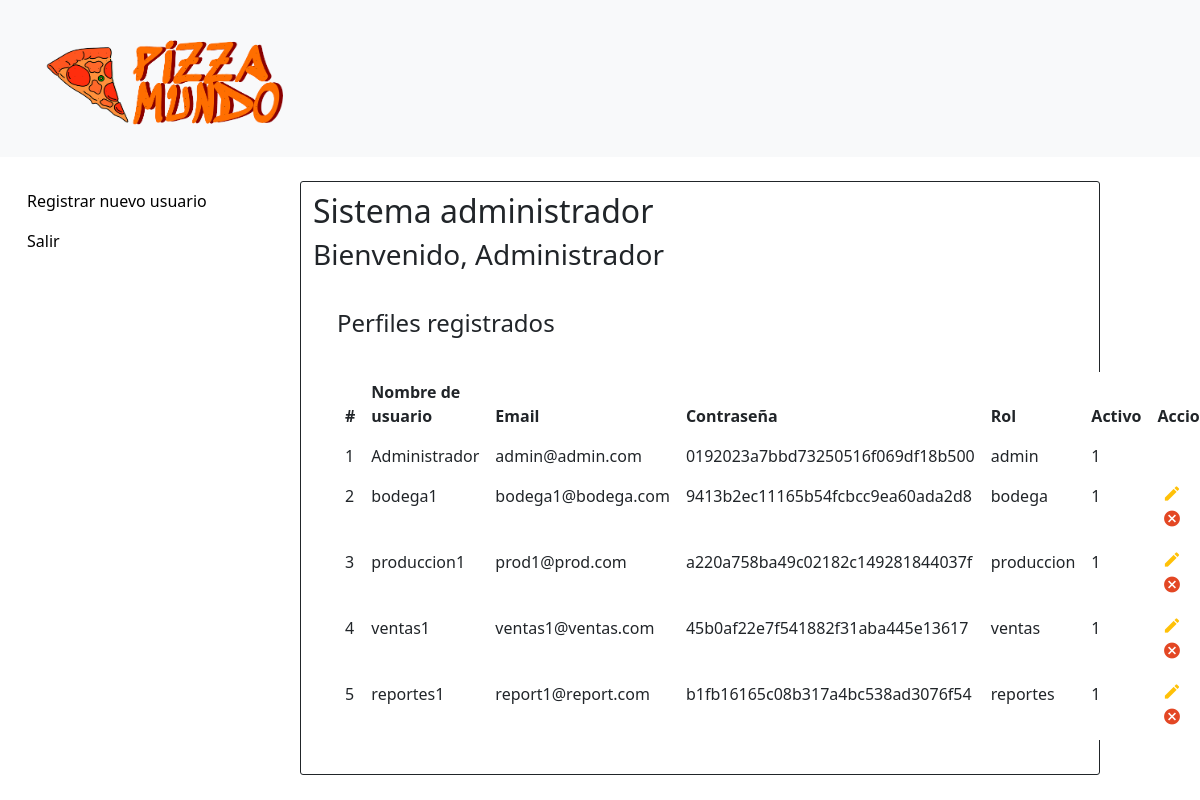
Page /html/Administrador/index.php (signed in) on the committed database.
### tables this page shows
CREATE TABLE `mainlogin` (
  `id` int(10) NOT NULL,
  `username` varchar(15) NOT NULL,
  `email` varchar(40) NOT NULL,
  `password` varchar(200) NOT NULL,
  `role` varchar(10) NOT NULL,
  `Active` int(2) NOT NULL DEFAULT '1'
);

### html/Administrador/index.php (the view, shortened to what this page needs)
<?php
include('../dbconnection.php');
?>
<!doctype html>
<html>
<head>
    <link rel="stylesheet" href="https://stackpath.bootstrapcdn.com/bootstrap/4.5.0/css/bootstrap.min.css">
    <link rel="stylesheet" href="https://maxcdn.bootstrapcdn.com/font-awesome/4.7.0/css/font-awesome.min.css">
    <link rel="stylesheet" href="../../css/estiloIndex.css">
    <link href="../../css/estilo_inicio_administrador.css" rel="stylesheet" type="text/css">
    <link href="https://cdn.jsdelivr.net/npm/bootstrap@5.3.0/dist/css/bootstrap.min.css" rel="stylesheet"
>
</head>
<body>
    <header>
        <nav class="navbar bg-body-tertiary mb-4">
            <div class="container-fluid">
                <a class="navbar-brand" href="inicio_administrador.html">
                    <img src="../../img/logo-icon-both.png" alt="Logo" width="300px" height="130px"
                        class="d-inline-block align-text-top">
                </a>
            </div>
        </nav>
    </header>
    <div class="container-fluid">
        <div class="row">
            <div class="col-sm-12 col-md-12 col-lg-3 col-xl-3 ">
                <nav>
                    <ul class="nav flex-column">
                        <li class="nav-item">
                            <a href="registro.php">Registrar nuevo usuario</a>
                        </li>
                        <li class="nav-item">
                            <a href="../cerrar_sesion.php">Salir</a>
                        </li>
                    </ul>
                </nav>
            </div>
            <div class="col col-sm-12 col-md-12 col-lg-8 col-xl-8 m-0">
                <h2>Sistema administrador </h2>
                <h3>Bienvenido,
                    <?php echo $_SESSION["username"]; ?>
                </h3>
                <div class="container">
                    <div class="container-xl">
                        <div class="table-title">
                            <div class="row">
                                <div class="col-sm-5 mt-4">
                                    <h2>Perfiles registrados</h2>
                                </div>
                            </div>
                        </div>
                        <table class="table my-4 table-borderless m-0">
                            <thead>
                                <tr>
                                    <th>#</th>
                                    <th>Nombre de usuario</th>
                                    <th>Email</th>
                                    <th>Contraseña</th>
                                    <th>Rol</th>
                                    <th>Activo</th>
                                    <th>Accion</th>
                                </tr>
                            </thead>
                            <tbody>
                                <?php
                                $ret = mysqli_query($con, "select * from mainlogin");
                                $row = mysqli_num_rows($ret);
                                if ($row > 0) {
                                    while ($row = mysqli_fetch_array($ret)) {
                                        ?>
                                        <tr>
                                            <td>
                                                <?php echo $row['id']; ?>
                                            </td>
                                            <td>
                                                <?php echo $row['username']; ?>
                                            </td>
                                            <td>
                                                <?php echo $row['email']; ?>
                                            </td>
                                            <td>
                                                <?php echo $row['password']; ?>
                                            </td>
                                            <td>
                                                <?php echo $row['role']; ?>
                                            </td>
                                            <td>
                                                <?php echo $row['Active']; ?>
                                            </td>
                                            <td>
                                                <?php
                                                if ($row['role'] == 'admin') {
                                                    ?>
                                                    <?php
                                                } else if ($row['Active'] == 1) {
                                                    ?>
                                                        <a href="edit.php?editid=<?php echo htmlentities($row['id']); ?>" class="edit"
                                                            title="Edit" data-toggle="tooltip"><i
                                                                class="material-icons">&#xE254;</i></a>
                                                        <a href="index.php?delid=<?php echo ($row['id']); ?>" class="delete"
                                                            title="Delete" data-toggle="tooltip"
                                                            onclick="return confirm('Porfavor confirma que deseas desactivar este perfil');"><i
                                                                class="material-icons">&#xE5C9;</i></a>
                                                    <?php
                                                }
                                                ?>
                                            </td>
                                        </tr>
                                        <?php
                                    }
                                } else {
                                    ?>
                                    <tr>
                                        <th style="text-align:center; color:red;" colspan="6">No Record Found</th>
                                    </tr>
                                    <?php
                                }
                                ?>
                            </tbody>
                        </table>
                    </div>
                </div>
            </div>
        </div>
    </div>
</body>
</html>

### css/estiloIndex.css (style rules this page uses)
body { color: #566787; background: #f5f5f5; font-family: 'Roboto', sans-serif; }
.table-title { font-size: 15px; padding-bottom: 10px; margin: 0 0 10px; min-height: 45px; }
.table-title h2 { margin: 5px 0 0; font-size: 24px; }
table.table tr th, table.table tr td { border-color: #e9e9e9; }
table.table td:last-child { width: 130px; }
table.table td a { color: #a0a5b1; display: inline-block; margin: 0 5px; }
table.table td a.edit { color: #FFC107; }
table.table td a.delete { color: #E34724; }
table.table td i { font-size: 19px; }

### css/estilo_inicio_administrador.css (style rules this page uses)
body { font-family: 'Averia Serif Libre', cursive; margin: 0; background-color: #e94b01; }
ul { list-style-type: none; margin: 0; padding: 0; background-color: white; }
li a { display: block; padding: 8px 15px; color: #000; text-decoration: none; }
table { background-color: white; border-collapse: collapse; border-radius: 5px; padding: 0%; }
td { padding: 8px; }
.col { padding: 10px; border: 1px solid; border-radius: 3px; }

### rows in the picture
mainlogin: id "1", username "Administrador", email "admin@admin.com", password "0192023a7bbd73250516f069df18b500", role "admin", Active "1"
mainlogin: id "2", username "bodega1", email "bodega1@bodega.com", password "9413b2ec11165b54fcbcc9ea60ada2d8", role "bodega", Active "1"
mainlogin: id "3", username "produccion1", email "prod1@prod.com", password "a220a758ba49c02182c149281844037f", role "produccion", Active "1"
mainlogin: id "4", username "ventas1", email "ventas1@ventas.com", password "45b0af22e7f541882f31aba445e13617", role "ventas", Active "1"
mainlogin: id "5", username "reportes1", email "report1@report.com", password "b1fb16165c08b317a4bc538ad3076f54", role "reportes", Active "1"

### other values in the picture
$_SESSION["username"] "Administrador"
